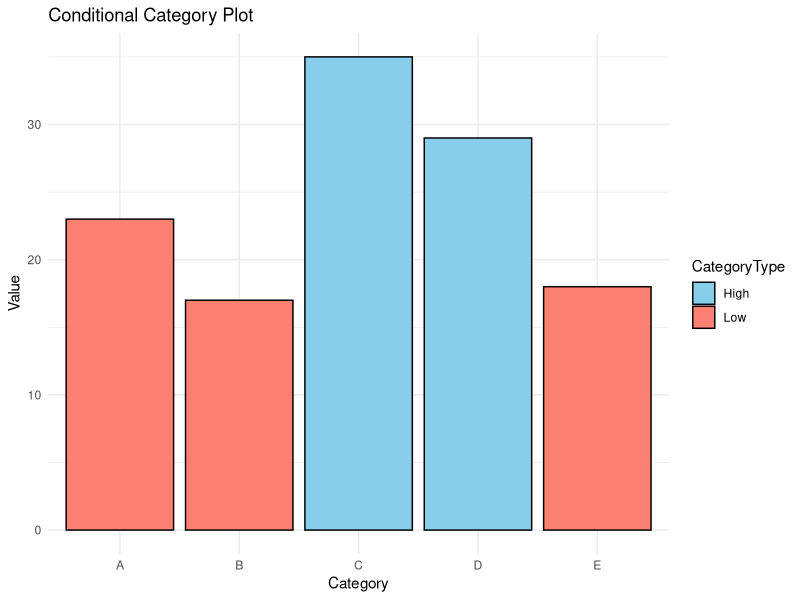

Generate this figure with R:
library(ggplot2)

data <- data.frame( Category = c("A", "B", "C", "D", "E"), Value = c(23, 17, 35, 29, 18))

data$CategoryType <- ifelse(data$Value > 25, "High", "Low")

print(data)

p <- ggplot(data, aes(x = Category, y = Value, fill = CategoryType)) +
  geom_bar(stat = "identity", color = "black") +
  labs(title = "Conditional Category Plot", x = "Category", y = "Value") +
  scale_fill_manual(values = c("High" = "skyblue", "Low" = "salmon")) +
  theme_minimal()

print(p)